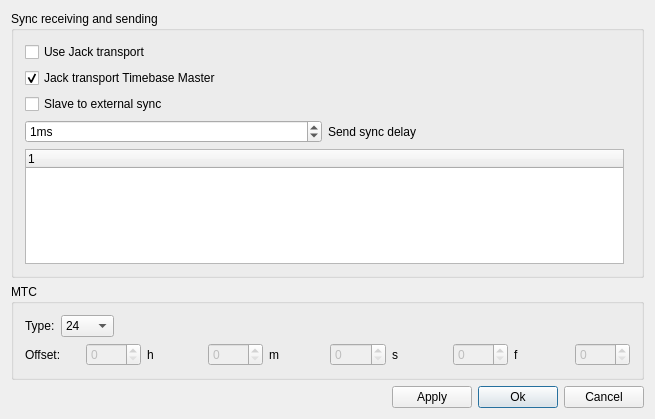
<?xml version="1.0" encoding="UTF-8"?>
<ui version="4.0">
 <author>werner schweer</author>
 <comment>midi sync
configuration dialog</comment>
 <class>MidiSyncConfigBase</class>
 <widget class="QDialog" name="MidiSyncConfigBase">
  <property name="geometry">
   <rect>
    <x>0</x>
    <y>0</y>
    <width>655</width>
    <height>419</height>
   </rect>
  </property>
  <property name="windowTitle">
   <string>MusE: Midi Sync</string>
  </property>
  <layout class="QGridLayout">
   <item row="2" column="0">
    <layout class="QHBoxLayout">
     <property name="spacing">
      <number>6</number>
     </property>
     <property name="margin">
      <number>0</number>
     </property>
     <item>
      <spacer name="Spacer1_2">
       <property name="orientation">
        <enum>Qt::Horizontal</enum>
       </property>
       <property name="sizeType">
        <enum>QSizePolicy::Expanding</enum>
       </property>
       <property name="sizeHint" stdset="0">
        <size>
         <width>20</width>
         <height>20</height>
        </size>
       </property>
      </spacer>
     </item>
     <item>
      <widget class="QPushButton" name="applyButton">
       <property name="text">
        <string>Apply</string>
       </property>
      </widget>
     </item>
     <item>
      <widget class="QPushButton" name="okButton">
       <property name="text">
        <string>Ok</string>
       </property>
       <property name="default">
        <bool>true</bool>
       </property>
      </widget>
     </item>
     <item>
      <widget class="QPushButton" name="cancelButton">
       <property name="text">
        <string>Cancel</string>
       </property>
      </widget>
     </item>
    </layout>
   </item>
   <item row="1" column="0">
    <widget class="QGroupBox" name="GroupBox13">
     <property name="enabled">
      <bool>true</bool>
     </property>
     <property name="title">
      <string>MTC</string>
     </property>
     <layout class="QVBoxLayout">
      <property name="spacing">
       <number>6</number>
      </property>
      <property name="margin">
       <number>11</number>
      </property>
      <item>
       <layout class="QHBoxLayout">
        <item>
         <widget class="QLabel" name="textLabel2">
          <property name="text">
           <string>Type:</string>
          </property>
          <property name="wordWrap">
           <bool>false</bool>
          </property>
         </widget>
        </item>
        <item>
         <widget class="QComboBox" name="mtcSyncType">
          <property name="sizePolicy">
           <sizepolicy hsizetype="Minimum" vsizetype="Minimum">
            <horstretch>0</horstretch>
            <verstretch>0</verstretch>
           </sizepolicy>
          </property>
          <item>
           <property name="text">
            <string>24</string>
           </property>
          </item>
          <item>
           <property name="text">
            <string>25</string>
           </property>
          </item>
          <item>
           <property name="text">
            <string>30D</string>
           </property>
          </item>
          <item>
           <property name="text">
            <string>30N</string>
           </property>
          </item>
         </widget>
        </item>
        <item>
         <spacer name="spacer4">
          <property name="orientation">
           <enum>Qt::Horizontal</enum>
          </property>
          <property name="sizeType">
           <enum>QSizePolicy::Expanding</enum>
          </property>
          <property name="sizeHint" stdset="0">
           <size>
            <width>40</width>
            <height>20</height>
           </size>
          </property>
         </spacer>
        </item>
       </layout>
      </item>
      <item>
       <layout class="QHBoxLayout">
        <item>
         <widget class="QLabel" name="textLabel1">
          <property name="text">
           <string>Offset:</string>
          </property>
          <property name="wordWrap">
           <bool>false</bool>
          </property>
         </widget>
        </item>
        <item>
         <widget class="QSpinBox" name="mtcOffH">
          <property name="enabled">
           <bool>false</bool>
          </property>
          <property name="toolTip">
           <string>hour</string>
          </property>
          <property name="maximum">
           <number>23</number>
          </property>
         </widget>
        </item>
        <item>
         <widget class="QLabel" name="TextLabel2">
          <property name="text">
           <string>h</string>
          </property>
          <property name="wordWrap">
           <bool>false</bool>
          </property>
         </widget>
        </item>
        <item>
         <widget class="QSpinBox" name="mtcOffM">
          <property name="enabled">
           <bool>false</bool>
          </property>
          <property name="toolTip">
           <string>minute</string>
          </property>
          <property name="maximum">
           <number>59</number>
          </property>
         </widget>
        </item>
        <item>
         <widget class="QLabel" name="TextLabel3">
          <property name="text">
           <string>m</string>
          </property>
          <property name="wordWrap">
           <bool>false</bool>
          </property>
         </widget>
        </item>
        <item>
         <widget class="QSpinBox" name="mtcOffS">
          <property name="enabled">
           <bool>false</bool>
          </property>
          <property name="toolTip">
           <string>second</string>
          </property>
          <property name="maximum">
           <number>59</number>
          </property>
         </widget>
        </item>
        <item>
         <widget class="QLabel" name="TextLabel4">
          <property name="text">
           <string>s</string>
          </property>
          <property name="wordWrap">
           <bool>false</bool>
          </property>
         </widget>
        </item>
        <item>
         <widget class="QSpinBox" name="mtcOffF">
          <property name="enabled">
           <bool>false</bool>
          </property>
          <property name="toolTip">
           <string>frame</string>
          </property>
          <property name="maximum">
           <number>30</number>
          </property>
         </widget>
        </item>
        <item>
         <widget class="QLabel" name="TextLabel5">
          <property name="text">
           <string>f</string>
          </property>
          <property name="wordWrap">
           <bool>false</bool>
          </property>
         </widget>
        </item>
        <item>
         <widget class="QSpinBox" name="mtcOffSf">
          <property name="enabled">
           <bool>false</bool>
          </property>
          <property name="toolTip">
           <string>subframe</string>
          </property>
         </widget>
        </item>
       </layout>
      </item>
     </layout>
    </widget>
   </item>
   <item row="0" column="0">
    <widget class="QGroupBox" name="syncGen">
     <property name="title">
      <string>Sync receiving and sending</string>
     </property>
     <layout class="QGridLayout">
      <item row="0" column="0" colspan="2">
       <widget class="QCheckBox" name="useJackTransportCheckbox">
        <property name="enabled">
         <bool>true</bool>
        </property>
        <property name="toolTip">
         <string>Send and receive Jack transport</string>
        </property>
        <property name="whatsThis">
         <string>Send and receive Jack transport information,
 including stop, start and position.</string>
        </property>
        <property name="text">
         <string>Use Jack transport</string>
        </property>
        <property name="checked">
         <bool>false</bool>
        </property>
       </widget>
      </item>
      <item row="1" column="0" colspan="2">
       <widget class="QCheckBox" name="jackTransportMasterCheckbox">
        <property name="enabled">
         <bool>true</bool>
        </property>
        <property name="toolTip">
         <string>Make MusE the Jack transport Timebase Master</string>
        </property>
        <property name="whatsThis">
         <string>Make MusE the Jack transport Timebase Master.
Allows Jack to show time as 
 MusE Bars, Beats, and Ticks. 
MusE will try to become master, but other 
 Jack clients can also take over later.
You can always click here again for Master.</string>
        </property>
        <property name="text">
         <string>Jack transport Timebase Master</string>
        </property>
        <property name="checked">
         <bool>true</bool>
        </property>
       </widget>
      </item>
      <item row="2" column="0" colspan="2">
       <widget class="QCheckBox" name="extSyncCheckbox">
        <property name="enabled">
         <bool>true</bool>
        </property>
        <property name="toolTip">
         <string>Control MusE timing by external midi clock or MTC sync</string>
        </property>
        <property name="whatsThis">
         <string>When in slave mode, tempo is
 controlled externally.
MusE can sync to midi clock, or MTC quarter frame sync. 
Enabled inputs in the list will
 be in effect (RMC, RMMC, RMTC).</string>
        </property>
        <property name="text">
         <string>Slave to external sync</string>
        </property>
        <property name="checked">
         <bool>false</bool>
        </property>
       </widget>
      </item>
      <item row="3" column="0">
       <layout class="QHBoxLayout">
        <item>
         <widget class="QSpinBox" name="syncDelaySpinBox">
          <property name="toolTip">
           <string>Send start to first clock delay</string>
          </property>
          <property name="whatsThis">
           <string>Allows 'slow sync' devices time
 to synchronize to MusE. This value is the
 delay from sending start to sending
 the first clock.</string>
          </property>
          <property name="suffix">
           <string>ms</string>
          </property>
          <property name="minimum">
           <number>0</number>
          </property>
          <property name="maximum">
           <number>60000</number>
          </property>
          <property name="singleStep">
           <number>1</number>
          </property>
          <property name="value">
           <number>1</number>
          </property>
         </widget>
        </item>
        <item>
         <widget class="QLabel" name="syncDelayLabel">
          <property name="text">
           <string>Send sync delay</string>
          </property>
          <property name="alignment">
           <set>Qt::AlignLeading|Qt::AlignLeft|Qt::AlignVCenter</set>
          </property>
          <property name="wordWrap">
           <bool>false</bool>
          </property>
         </widget>
        </item>
       </layout>
      </item>
      <item row="4" column="0">
       <widget class="QTreeWidget" name="devicesListView">
        <column>
         <property name="text">
          <string notr="true">1</string>
         </property>
        </column>
       </widget>
      </item>
     </layout>
    </widget>
   </item>
  </layout>
 </widget>
 <layoutdefault spacing="6" margin="11"/>
 <pixmapfunction>qPixmapFromMimeSource</pixmapfunction>
 <tabstops>
  <tabstop>mtcOffH</tabstop>
  <tabstop>mtcOffM</tabstop>
  <tabstop>mtcOffS</tabstop>
  <tabstop>mtcOffF</tabstop>
  <tabstop>mtcOffSf</tabstop>
  <tabstop>applyButton</tabstop>
  <tabstop>okButton</tabstop>
  <tabstop>cancelButton</tabstop>
 </tabstops>
 <resources/>
 <connections/>
</ui>
